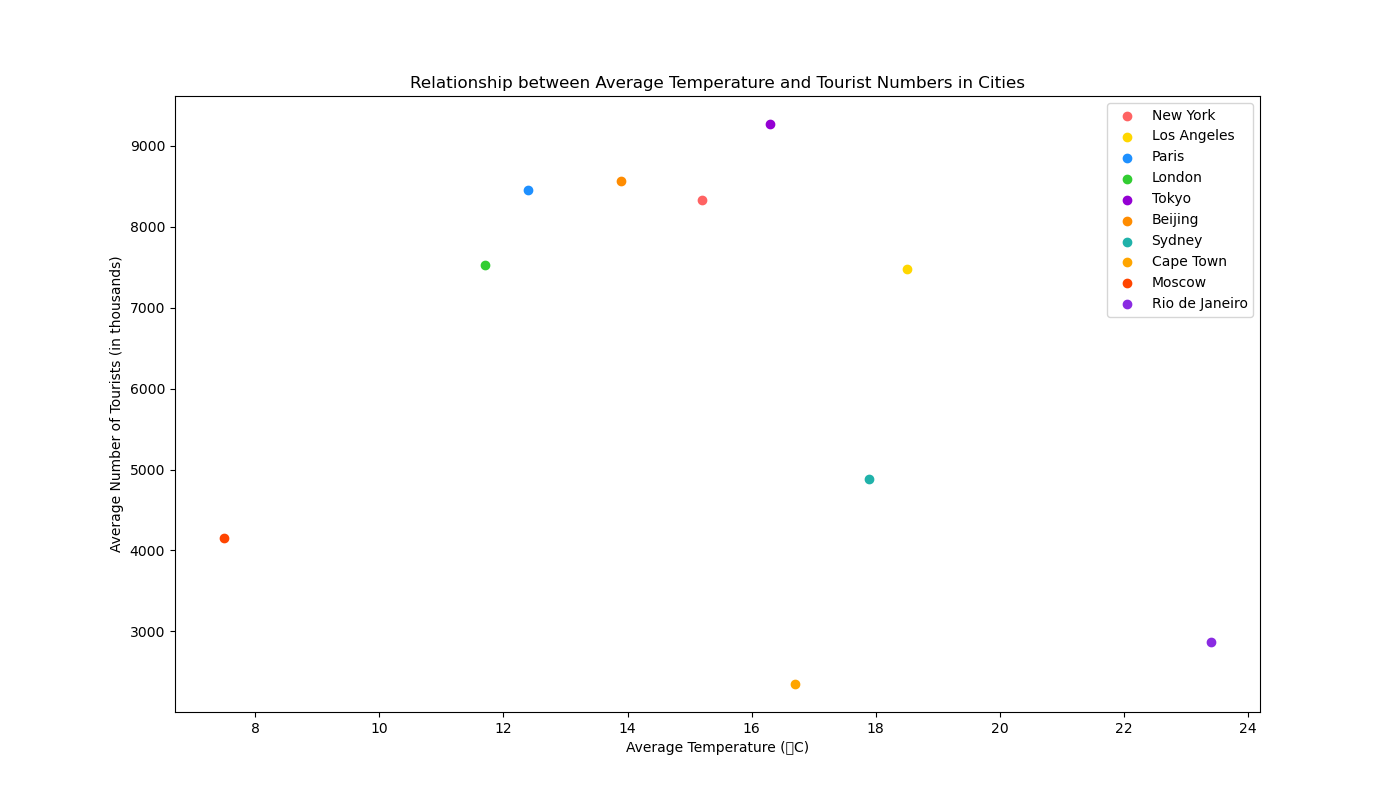

Generate this figure with Python:

import matplotlib.pyplot as plt

# Data
city = ["New York", "Los Angeles", "Paris", "London", "Tokyo", "Beijing", "Sydney", "Cape Town", "Moscow", "Rio de Janeiro"]
temperature = [15.2, 18.5, 12.4, 11.7, 16.3, 13.9, 17.9, 16.7, 7.5, 23.4]
tourists = [8330, 7480, 8460, 7530, 9270, 8560, 4880, 2350, 4150, 2870]
colors = ['#FF6363', '#FFD700', '#1E90FF', '#32CD32', '#9400D3', '#FF8C00', '#20B2AA', '#FFA500', '#FF4500', '#8A2BE2']

plt.figure(figsize=(14, 8))  # Width, height in inches

# Scatter plot
for i in range(len(city)):
    plt.scatter(temperature[i], tourists[i], color=colors[i], label=city[i])

# Customizing the plot
plt.title('Relationship between Average Temperature and Tourist Numbers in Cities')
plt.xlabel('Average Temperature (°C)')
plt.ylabel('Average Number of Tourists (in thousands)')
plt.legend()

plt.show()
